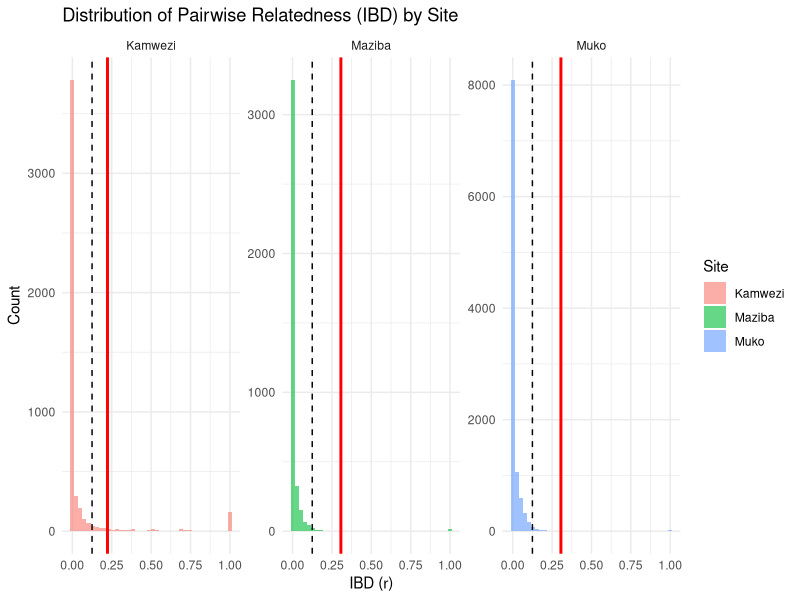

This figure's R source: (Note: this script raises an error after producing the figure.)
library(tidyverse)
library(igraph)
library(ggraph)
library(lubridate)
library(tidygraph)

rm(list=ls())

## Read in the files
maziba<- read.csv("Results/Maziba_p-values.csv", header = T) %>%
  dplyr::mutate(Site = "Maziba")

muko<- read.csv("Results/Muko_p-values.csv", header = T) %>%
  dplyr::mutate(Site = "Muko")

kamwezi<- read.csv("Results/Kamwezi_p-values.csv", header = T) %>%
  dplyr::mutate(Site = "Kamwezi")
## Bind
all_sites <- dplyr::bind_rows(maziba, muko, kamwezi)

sig_pairs <- all_sites %>%
  filter(sig_0.05_BH == 1, ibd > 0.125)

min_r_by_site <- sig_pairs %>%
  group_by(Site) %>%
  summarise(min_ibd = min(ibd, na.rm = TRUE))

## Plot
p <- ggplot(all_sites, aes(x = ibd, fill = Site)) +
  geom_histogram(bins = 40, alpha = 0.6, position = "identity") +
  
  # Facet by site
  facet_wrap(~Site, scales = "free_y") +
  
  # Vertical line for threshold (r = 0.125)
  geom_vline(xintercept = 0.125, linetype = "dashed", color = "black") +
  
  # Vertical line for minimum significant r
  geom_vline(data = min_r_by_site,
             aes(xintercept = min_ibd),
             color = "red",
             linewidth = 1) +
  
  theme_minimal() +
  labs(
    x = "IBD (r)",
    y = "Count",
    title = "Distribution of Pairwise Relatedness (IBD) by Site"
  )
p
ggsave("Figures/Fig_S3.png", p, width = 10, height = 8, units = "in", bg = "white")
##--------------------------------------------------------------
line_df <- min_r_by_site %>%
  mutate(type = "Minimum significant r") %>%
  rename(xintercept = min_ibd) %>%
  bind_rows(
    data.frame(
      Site = unique(all_sites$Site),
      xintercept = 0.125,
      type = "Threshold (r = 0.125)"
    )
  )

##
p1 <- ggplot(all_sites, aes(x = ibd)) +
  geom_histogram(bins = 40, fill = "steelblue", alpha = 0.6) +
  
  facet_wrap(~Site, scales = "free_y") +
  
  # Add vertical lines with legend
  geom_vline(
    data = line_df,
    aes(xintercept = xintercept, linetype = type, color = type),
    linewidth = 1
  ) +
  
  scale_linetype_manual(
    values = c(
      "Threshold (r = 0.125)" = "dashed",
      "Minimum significant r" = "solid"
    )
  ) +
  
  scale_color_manual(
    values = c(
      "Threshold (r = 0.125)" = "black",
      "Minimum significant r" = "red"
    )
  ) +
  
  theme_minimal() +
  labs(
    x = "IBD (r)",
    y = "Count",
    linetype = "Reference lines",
    color = "Reference lines"
  )
p1
ggsave("Figures/Fig_S3.png1.png", p1, width = 10, height = 8, units = "in", bg = "white")
##-------------------------------------------------------------

p2 <- ggplot(all_sites, aes(x = ibd)) +
  geom_histogram(bins = 40, fill = "steelblue", alpha = 0.6) +
  
  facet_grid(rows = vars(Site), scales = "free_y") +
  
  geom_vline(
    data = line_df,
    aes(xintercept = xintercept, linetype = type, color = type),
    linewidth = 1
  ) +
  
  geom_text(
    data = min_r_by_site,
    aes(x = min_ibd, y = Inf, label = round(min_ibd, 3)),
    vjust = 1.5,
    size = 3,
    inherit.aes = FALSE
  ) +
  
  scale_linetype_manual(
    values = c(
      "Threshold (r = 0.125)" = "dashed",
      "Minimum significant r" = "solid"
    )
  ) +
  scale_color_manual(
    values = c(
      "Threshold (r = 0.125)" = "black",
      "Minimum significant r" = "red"
    )
  ) +
  theme_minimal() +
  labs(
    x = "IBD (r)",
    y = "Count",
    linetype = "Reference lines",
    color = "Reference lines"
  )
p2 <- p2 +
  theme(
    axis.title = element_text(face = "bold"),
    legend.title = element_text(face = "bold"),
    strip.text = element_text(face = "bold")
  )
p2

ggsave("Figures/Fig_S3.png2.png", p2, width = 10, height = 8, units = "in", bg = "white")
